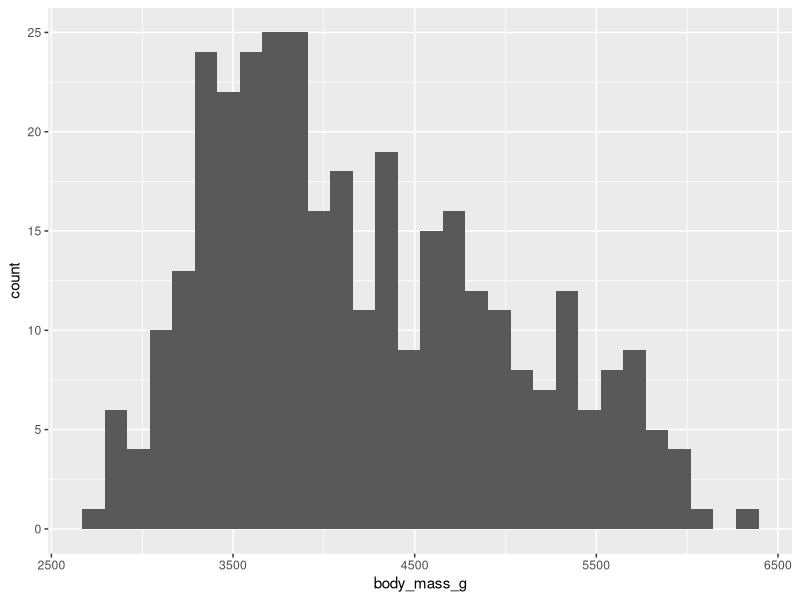
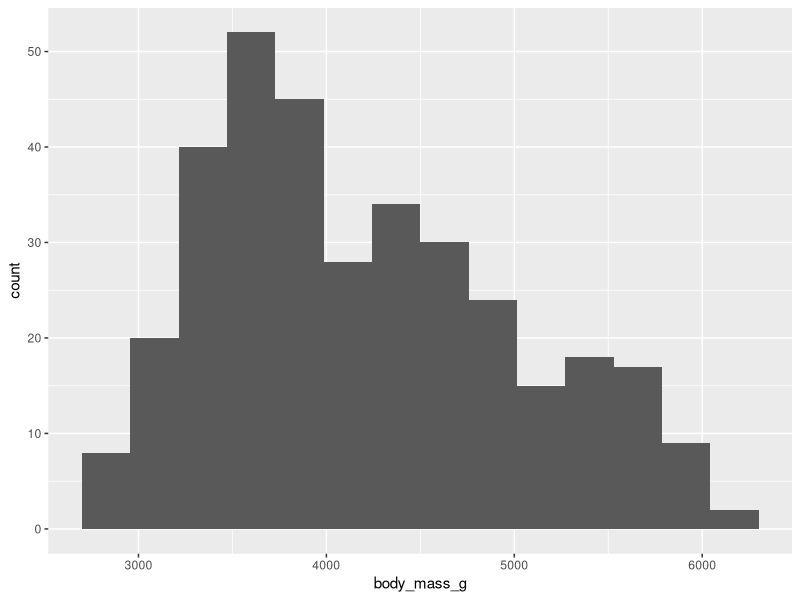
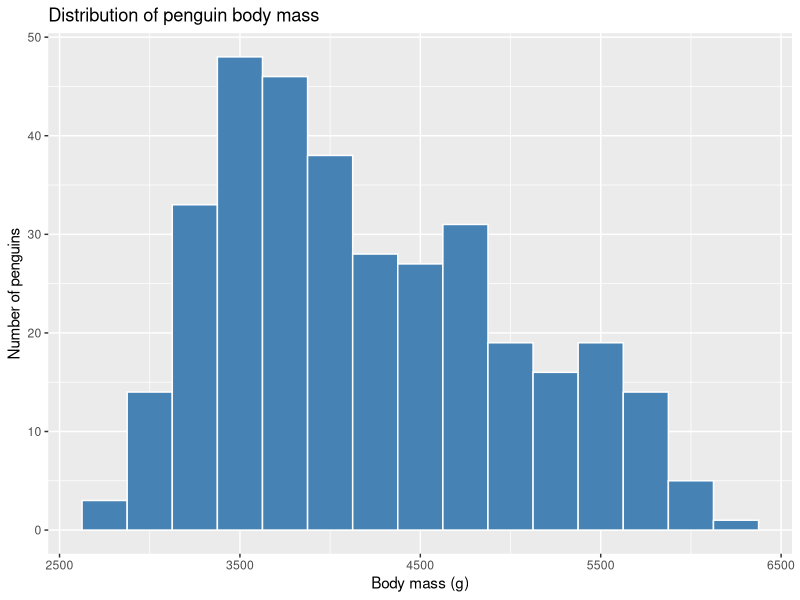

Reproduce these figures in R, in order.
## ---- chunk 1
#| echo: FALSE
#| message: FALSE
#| warning: FALSE
library(tidyverse)
library(palmerpenguins)
## ---- chunk 2
#| echo: TRUE
age_cutoff <- 21
my_numbers <- c(3, 7, 12, 4)
greeting   <- "hello, world"
## ---- chunk 3
#| echo: TRUE
age_cutoff + 5

mean(my_numbers)
## ---- chunk 4
#| echo: TRUE
sqrt(16)
mean(c(1, 2, 3, 4, 5))
c(1, 8, 4)
## ---- chunk 5
#| echo: TRUE
# Positional: round(x, digits)
round(3.14159, 2)

# Named: order doesn't matter
round(digits = 2, x = 3.14159)
## ---- chunk 6
#| echo: TRUE
# Both of these work the same way:
seq(1, 10, 2)
seq(from = 1, to = 10, by = 2)
## ---- chunk 7
#| echo: TRUE
x <- sqrt(16)
x

m <- mean(c(2, 4, 6, 8))
m
## ---- chunk 8
#| echo: TRUE
sqrt(mean(c(1, 4, 9, 16, 25)))
## ---- chunk 9
#| echo: TRUE
#| message: FALSE
library(palmerpenguins)

penguins |>
  filter(!is.na(body_mass_g)) |>
  group_by(species) |>
  summarize(
    n           = n(),
    avg_mass_g  = mean(body_mass_g)
  )
## ---- chunk 10
#| echo: TRUE
#| message: FALSE
#| warning: FALSE
#| fig-align: center
#| fig-width: 7
#| fig-height: 4
#| out-width: 75%
#| fig-alt: "Histogram of penguin body mass in grams. The x-axis runs from about 2500 to 6500 grams, and bars show the count of penguins falling in each weight bin. The distribution is roughly bimodal, with one peak near 3700 grams and another around 5000 grams."

ggplot(penguins, aes(x = body_mass_g)) +
  geom_histogram()
## ---- chunk 11
#| echo: TRUE
#| message: FALSE
#| warning: FALSE
#| fig-align: center
#| fig-width: 7
#| fig-height: 3.5
#| out-width: 70%
#| fig-alt: "Histogram of penguin body mass in grams with 15 bins, showing a wider, smoother shape than the default. Two peaks remain visible, near 3700 grams and 5000 grams."

ggplot(penguins, aes(x = body_mass_g)) +
  geom_histogram(bins = 15)
## ---- chunk 12
#| echo: TRUE
#| message: FALSE
#| warning: FALSE
#| fig-align: center
#| fig-width: 7
#| fig-height: 3.8
#| out-width: 75%
#| fig-alt: "Histogram of penguin body mass with steel-blue filled bars outlined in white, bin width of 250 grams. The x-axis is labeled 'Body mass (g)' and the y-axis is labeled 'Number of penguins'. The plot title reads 'Distribution of penguin body mass'."

ggplot(penguins, aes(x = body_mass_g)) +
  geom_histogram(binwidth = 250, fill = "steelblue", color = "white") +
  labs(
    title = "Distribution of penguin body mass",
    x = "Body mass (g)",
    y = "Number of penguins"
  )
